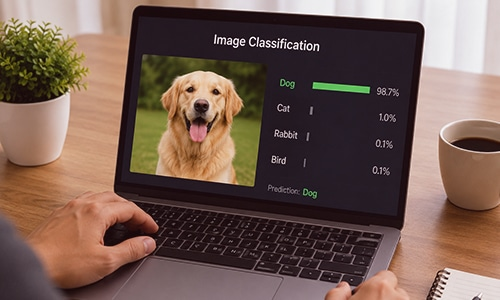
#> input picture image.jpg, 500 x 300 px
$ python Simple_Project_On_numpy.py
#> lines starting #> are read from the running program, lines starting #| are printed output that depends on the picture; after the words box and inside, x2 and y2 are one past the last pixel; in counts of white or black regions, pixels touching at a corner belong together
from PIL import Image
import numpy as np
from pathlib import Path


OUTPUT_DIR = Path(__file__).parent / "outputs"
OUTPUT_DIR.mkdir(exist_ok=True)


#1-Image Properties
image_path = Path(__file__).parent / "image.jpg"
img = Image.open(image_path).convert("RGB")
#> img is the input picture: PIL image 500x300 RGB; mean R, G, B 116.5, 92.7, 82.4
array = np.array(img)
print(f"Image_Shape is {array.shape}")
#| Image_Shape is (300, 500, 3)
print(f"Image_Type is {array.dtype}")
#| Image_Type is uint8

#increase brightness
Brightness_array = array.astype(np.float32) + 10
Brightness_array = np.clip(Brightness_array, 0, 255).astype(np.uint8)
Image.fromarray(Brightness_array).save(OUTPUT_DIR / "brightness.png")


#Grayscale Conversion
gray_img = array.mean(axis=2).astype(np.uint8)
print(f"gray average shape is {gray_img.shape}")
#| gray average shape is (300, 500)
Image.fromarray(gray_img).save(OUTPUT_DIR / "gray_mean.png")

#Grayscale Conversion with equations
Red = array[:, :, 0]
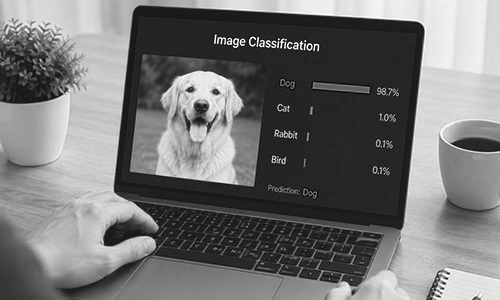
#> Red: shape (300, 500); min 0, max 255, mean 116.5
Green = array[:, :, 1]
Blue = array[:, :, 2]
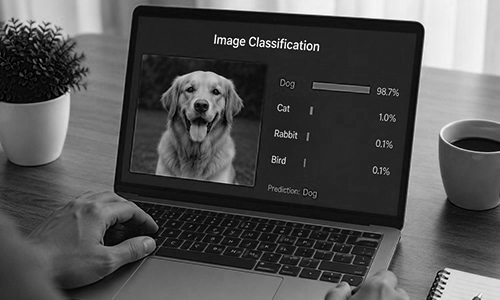
#> Blue: shape (300, 500); min 0, max 255, mean 82.4

gray_img_with_equation = 0.299 * Red + 0.587 * Green + 0.114 * Blue
print("gray image shape is", gray_img_with_equation.shape)
#| gray image shape is (300, 500)
Image.fromarray(gray_img_with_equation.astype(np.uint8)).save(OUTPUT_DIR / "gray_equation.png")


#Flip the image horizontally and vertically
vertical_flip = array[::-1, :, :]
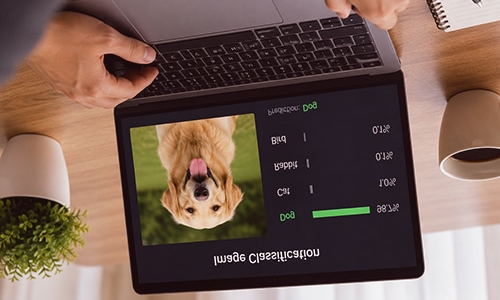
#> vertical_flip: shape (300, 500, 3); mean R, G, B 116.5, 92.7, 82.4
print(vertical_flip.shape)
#| (300, 500, 3)
Image.fromarray(vertical_flip).save(OUTPUT_DIR / "vertical_flip.png")

horizontal_flip = array[:, ::-1, :]
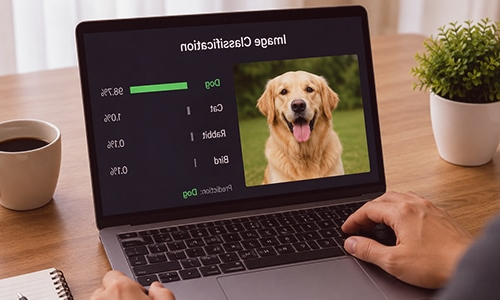
#> horizontal_flip: shape (300, 500, 3); mean R, G, B 116.5, 92.7, 82.4
print(horizontal_flip.shape)
#| (300, 500, 3)
Image.fromarray(horizontal_flip).save(OUTPUT_DIR / "horizontal_flip.png")


#Image Cropping & View
crop = array[128:384, 127:381, :].copy()
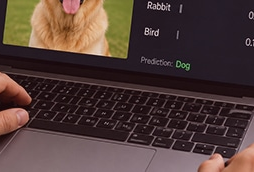
#> crop: shape (172, 254, 3); mean R, G, B 81.2, 61.1, 56.6
print("Croping shape = ", crop.shape)
#| Croping shape =  (172, 254, 3)
Image.fromarray(crop).save(OUTPUT_DIR / "crop.png")


#Reshape & Batch Dimension
## Convert HWC to CHW
image_reshape = array.transpose(2, 0, 1)
print("Image_Reshape(CHW) = ", image_reshape.shape)
#| Image_Reshape(CHW) =  (3, 300, 500)
## Add Batch Dimension
image_with_Batch = np.expand_dims(image_reshape, axis=0)
print("shape for image after adding batch ", image_with_Batch.shape)
#| shape for image after adding batch  (1, 3, 300, 500)


#Masking
threshold = 80

gray = array.mean(axis=2)

mask = gray < threshold
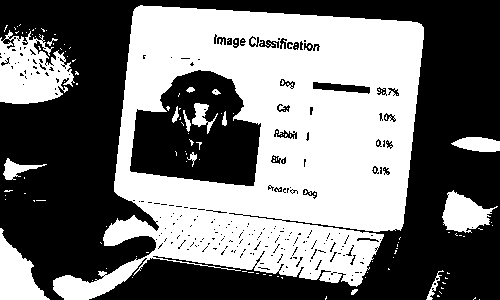
#> mask: shape (300, 500) bool; 46.3% white; 134 white regions (118 under 20 px), largest, box (x1, y1, x2, y2) and area: (53, 5, 424, 300) 60565, (0, 30, 75, 104) 3568, (0, 228, 50, 300) 1827

masked_image = array.copy()
masked_image[mask] = [0, 0, 0]
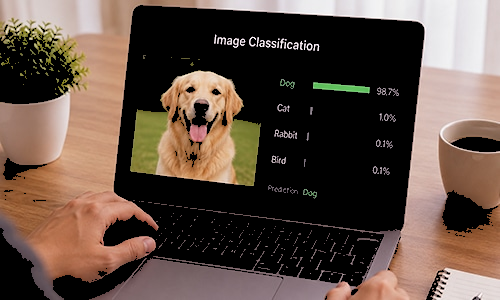
#> masked_image: shape (300, 500, 3); mean R, G, B 96.2, 78.6, 68.1

Image.fromarray(masked_image).save(OUTPUT_DIR / "masked.png")
